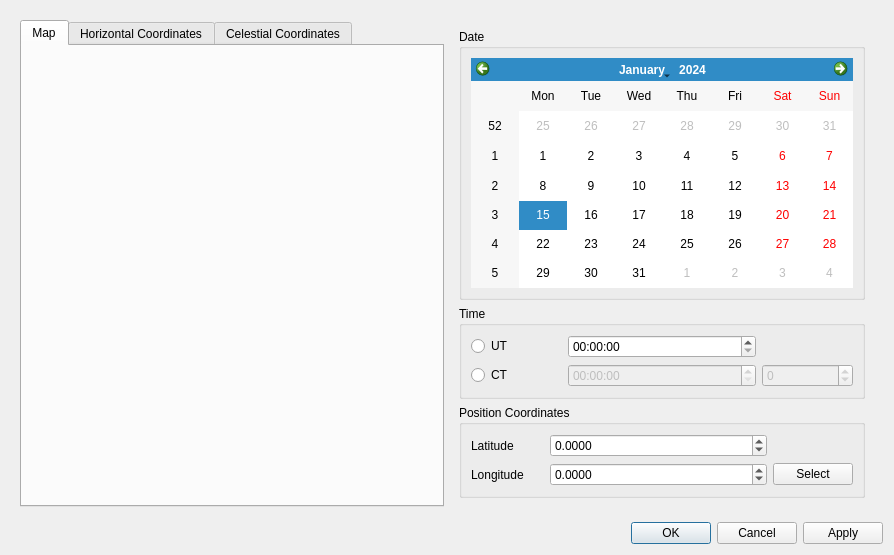
<?xml version="1.0" encoding="UTF-8"?>
<ui version="4.0">
 <class>SunPositionCalculatorDialog</class>
 <widget class="QDialog" name="SunPositionCalculatorDialog">
  <property name="geometry">
   <rect>
    <x>0</x>
    <y>0</y>
    <width>894</width>
    <height>555</height>
   </rect>
  </property>
  <property name="windowTitle">
   <string>Sun Position Calculator</string>
  </property>
  <layout class="QVBoxLayout" name="verticalLayout_2">
   <item>
    <widget class="QWidget" name="widget" native="true">
     <layout class="QHBoxLayout" name="horizontalLayout">
      <item>
       <widget class="QTabWidget" name="viewTab">
        <property name="currentIndex">
         <number>0</number>
        </property>
        <widget class="QWidget" name="mapTab">
         <attribute name="title">
          <string>Map</string>
         </attribute>
         <layout class="QVBoxLayout" name="verticalLayout_4">
          <item>
           <widget class="WorldMap" name="worldMap" native="true"/>
          </item>
         </layout>
        </widget>
        <widget class="HorizontalWidget" name="horizontalWidget">
         <property name="maximumSize">
          <size>
           <width>392</width>
           <height>411</height>
          </size>
         </property>
         <attribute name="title">
          <string>Horizontal Coordinates</string>
         </attribute>
        </widget>
        <widget class="HorizontalWidget" name="celestialWidget">
         <attribute name="title">
          <string>Celestial Coordinates</string>
         </attribute>
        </widget>
       </widget>
      </item>
      <item>
       <widget class="QWidget" name="parametersWidget" native="true">
        <layout class="QVBoxLayout" name="verticalLayout">
         <item>
          <widget class="QGroupBox" name="dateGroup">
           <property name="sizePolicy">
            <sizepolicy hsizetype="Preferred" vsizetype="Ignored">
             <horstretch>0</horstretch>
             <verstretch>0</verstretch>
            </sizepolicy>
           </property>
           <property name="title">
            <string>Date</string>
           </property>
           <layout class="QVBoxLayout" name="verticalLayout_3">
            <item>
             <widget class="QCalendarWidget" name="calendarWidget"/>
            </item>
           </layout>
          </widget>
         </item>
         <item>
          <widget class="QGroupBox" name="timeGroup">
           <property name="title">
            <string>Time</string>
           </property>
           <layout class="QGridLayout" name="gridLayout">
            <item row="0" column="0">
             <widget class="QRadioButton" name="utRadio">
              <property name="text">
               <string>UT</string>
              </property>
             </widget>
            </item>
            <item row="2" column="0">
             <widget class="QRadioButton" name="ctRatio">
              <property name="text">
               <string>CT</string>
              </property>
             </widget>
            </item>
            <item row="0" column="1" colspan="2">
             <widget class="QTimeEdit" name="utTime">
              <property name="timeSpec">
               <enum>Qt::UTC</enum>
              </property>
             </widget>
            </item>
            <item row="2" column="1" colspan="2">
             <widget class="QTimeEdit" name="ctTime">
              <property name="enabled">
               <bool>false</bool>
              </property>
              <property name="currentSectionIndex">
               <number>0</number>
              </property>
              <property name="timeSpec">
               <enum>Qt::LocalTime</enum>
              </property>
             </widget>
            </item>
            <item row="2" column="3">
             <widget class="QSpinBox" name="zoneSpin">
              <property name="enabled">
               <bool>false</bool>
              </property>
              <property name="minimum">
               <number>-12</number>
              </property>
              <property name="maximum">
               <number>12</number>
              </property>
             </widget>
            </item>
           </layout>
          </widget>
         </item>
         <item>
          <widget class="QGroupBox" name="positionGroup">
           <property name="title">
            <string>Position Coordinates</string>
           </property>
           <layout class="QGridLayout" name="gridLayout_2">
            <item row="0" column="0">
             <widget class="QLabel" name="latitudeLabel">
              <property name="text">
               <string>Latitude</string>
              </property>
             </widget>
            </item>
            <item row="1" column="0">
             <widget class="QLabel" name="longitudeLabel">
              <property name="text">
               <string>Longitude</string>
              </property>
             </widget>
            </item>
            <item row="0" column="1" colspan="3">
             <widget class="QDoubleSpinBox" name="latitudeSpin">
              <property name="decimals">
               <number>4</number>
              </property>
              <property name="minimum">
               <double>-90.000000000000000</double>
              </property>
              <property name="maximum">
               <double>90.000000000000000</double>
              </property>
             </widget>
            </item>
            <item row="1" column="1" colspan="3">
             <widget class="QDoubleSpinBox" name="longitudeSpin">
              <property name="decimals">
               <number>4</number>
              </property>
              <property name="minimum">
               <double>-180.000000000000000</double>
              </property>
              <property name="maximum">
               <double>180.000000000000000</double>
              </property>
             </widget>
            </item>
            <item row="1" column="4">
             <widget class="QPushButton" name="selectButton">
              <property name="text">
               <string>Select</string>
              </property>
             </widget>
            </item>
           </layout>
          </widget>
         </item>
        </layout>
       </widget>
      </item>
     </layout>
    </widget>
   </item>
   <item>
    <widget class="QDialogButtonBox" name="buttonBox">
     <property name="orientation">
      <enum>Qt::Horizontal</enum>
     </property>
     <property name="standardButtons">
      <set>QDialogButtonBox::Apply|QDialogButtonBox::Cancel|QDialogButtonBox::Ok</set>
     </property>
    </widget>
   </item>
  </layout>
 </widget>
 <customwidgets>
  <customwidget>
   <class>HorizontalWidget</class>
   <extends>QWidget</extends>
   <header>HorizontalWidget.h</header>
   <container>1</container>
  </customwidget>
  <customwidget>
   <class>WorldMap</class>
   <extends>QWidget</extends>
   <header>WorldMap.h</header>
   <container>1</container>
  </customwidget>
 </customwidgets>
 <tabstops>
  <tabstop>buttonBox</tabstop>
  <tabstop>viewTab</tabstop>
  <tabstop>calendarWidget</tabstop>
  <tabstop>utRadio</tabstop>
  <tabstop>utTime</tabstop>
  <tabstop>ctRatio</tabstop>
  <tabstop>ctTime</tabstop>
  <tabstop>zoneSpin</tabstop>
  <tabstop>latitudeSpin</tabstop>
  <tabstop>longitudeSpin</tabstop>
  <tabstop>selectButton</tabstop>
 </tabstops>
 <resources/>
 <connections>
  <connection>
   <sender>buttonBox</sender>
   <signal>accepted()</signal>
   <receiver>SunPositionCalculatorDialog</receiver>
   <slot>accept()</slot>
   <hints>
    <hint type="sourcelabel">
     <x>224</x>
     <y>500</y>
    </hint>
    <hint type="destinationlabel">
     <x>157</x>
     <y>274</y>
    </hint>
   </hints>
  </connection>
  <connection>
   <sender>buttonBox</sender>
   <signal>rejected()</signal>
   <receiver>SunPositionCalculatorDialog</receiver>
   <slot>reject()</slot>
   <hints>
    <hint type="sourcelabel">
     <x>292</x>
     <y>506</y>
    </hint>
    <hint type="destinationlabel">
     <x>286</x>
     <y>274</y>
    </hint>
   </hints>
  </connection>
  <connection>
   <sender>utRadio</sender>
   <signal>toggled(bool)</signal>
   <receiver>utTime</receiver>
   <slot>setEnabled(bool)</slot>
   <hints>
    <hint type="sourcelabel">
     <x>502</x>
     <y>270</y>
    </hint>
    <hint type="destinationlabel">
     <x>636</x>
     <y>269</y>
    </hint>
   </hints>
  </connection>
  <connection>
   <sender>ctRatio</sender>
   <signal>toggled(bool)</signal>
   <receiver>ctTime</receiver>
   <slot>setEnabled(bool)</slot>
   <hints>
    <hint type="sourcelabel">
     <x>502</x>
     <y>305</y>
    </hint>
    <hint type="destinationlabel">
     <x>636</x>
     <y>304</y>
    </hint>
   </hints>
  </connection>
  <connection>
   <sender>ctRatio</sender>
   <signal>toggled(bool)</signal>
   <receiver>zoneSpin</receiver>
   <slot>setEnabled(bool)</slot>
   <hints>
    <hint type="sourcelabel">
     <x>502</x>
     <y>305</y>
    </hint>
    <hint type="destinationlabel">
     <x>768</x>
     <y>304</y>
    </hint>
   </hints>
  </connection>
 </connections>
</ui>
